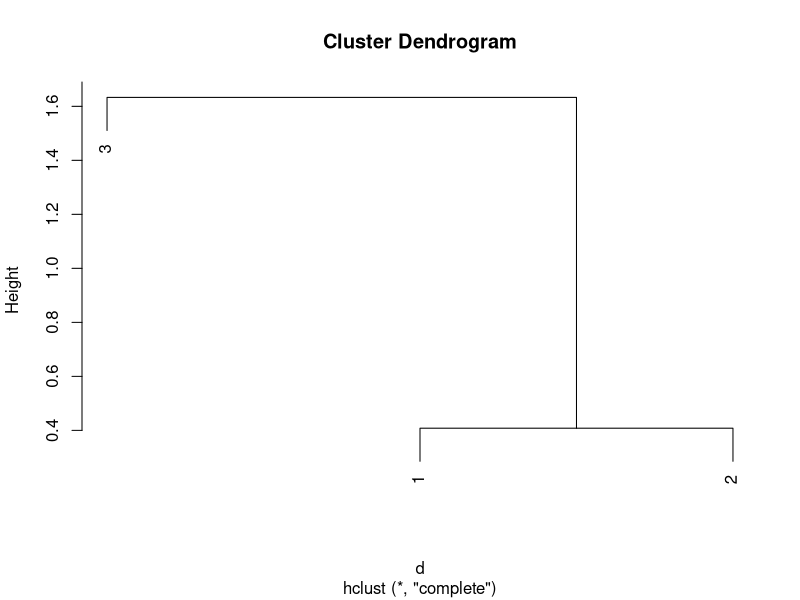

Here is the R script that generated this plot:

L1 <- c("1", "1", "1", "2", "2", "3")
L2 <- c("1", "2", "3", "2", "3", "3")
D <- c(0, 0.408, 1.633,0,1.581,0)
df<-data.frame(L1,L2,D)
  
  
dfr <- reshape(df, direction="wide", idvar="L2", timevar="L1")
dfr

d <- as.dist(dfr[, -1])
d

h <- hclust(d)
plot(h)
